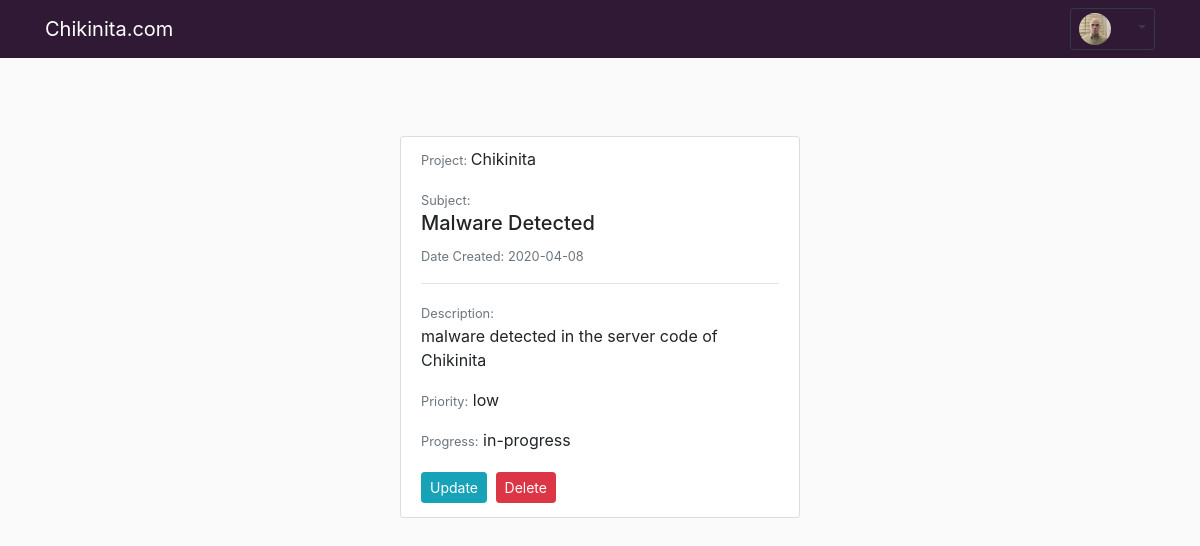
Before: /bug/1 (signed in) with the older database file.
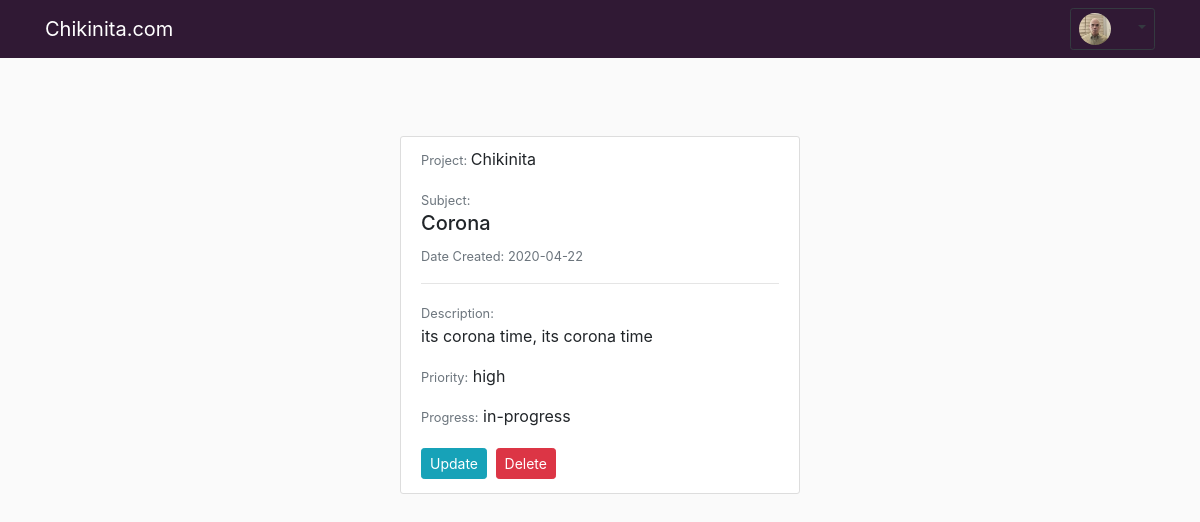
After: the same page with the newer database file.
### app/models.py (models this page shows, shortened)
class User(UserMixin, db.Model):
    id = db.Column(db.Integer, primary_key=True)
    username = db.Column(db.String(64), index=True, unique=True)
    email = db.Column(db.String(120), index=True, unique=True)
    image_file = db.Column(db.String(20), nullable=False, default='default.png')
    password_hash = db.Column(db.String(128))
    trackers = db.relationship('Tracker', backref='author', lazy='dynamic')
    last_seen = db.Column(db.DateTime, nullable=True, default=datetime.utcnow)
    def __repr__(self):
        return f"User('{self.username}', '{self.email}', '{self.image_file}, '{self.last_seen}')"

class Tracker(db.Model):
    id = db.Column(db.Integer, primary_key=True)
    project = db.Column(db.String(60), nullable=False)
    subject = db.Column(db.String(140), nullable=False)
    content = db.Column(db.String(300), nullable=False)
    priority = db.Column(db.String(16), nullable=False)
    progress = db.Column(db.String(16), nullable=False)
    date_created = db.Column(db.DateTime, default=datetime.utcnow)
    user_id = db.Column(db.Integer, db.ForeignKey('user.id'))

### app/main/routes.py (the view)
@bp.route("/bug/<int:track_id>")
def bug(track_id):
    bug = Tracker.query.get_or_404(track_id)
    return render_template('bug.html', title=bug.subject, bug=bug)

### app/main/routes.py (called while the page is built)
@bp.before_request
def before_request():
    if current_user.is_authenticated:
        current_user.last_seen = datetime.utcnow()
        db.session.commit()

### app/models.py (called while the page is built)
@login.user_loader
def load_user(id):
    return User.query.get(int(id))

### app/templates/bug.html (shortened to what this page needs)
{% extends "base.html" %}
{% block content %}
    <article class="media content-section">
        <div class="media-body">
            <div class="article-metadata">
                <p class="article label"><small class="text-muted">Project: </small>{{ bug.project.title() }}</p>
                <small class="text-muted">Subject:</small>
                <h5 class="article-content">{{ bug.subject.title() }}</h5>
                <small class="text-muted">Date Created: {{ bug.date_created.strftime('%Y-%m-%d') }}</small><hr>
                    <p class="article-label">
                    <small class="text-muted">Description:</small><br>
                    {{ bug.content }}</p>
                    <p class="article-content">
                        <small class="text-muted">Priority:</small> {{ bug.priority }}</p>
                        <small class="text-muted">Progress:</small>  {{ bug.progress }}</p>
                </div>
                <div>
                    <a class="btn btn-info btn-sm mt-1 mb-1" href="{{ url_for('main.update_bug', track_id=bug.id) }}">Update</a>
                    <button type="button", class="btn btn-danger btn-sm m-1" data-toggle="modal" data-target="#deleteModal">Delete</button>
                </div>
    </article>
{% endblock content %}

### app/templates/base.html (shortened to what this page needs)
<!DOCTYPE html>
<html lang="en">
<head>
  <link rel="stylesheet" href="https://maxcdn.bootstrapcdn.com/bootstrap/4.4.1/css/bootstrap.min.css">
  <link href="{{ url_for('static', filename='main.css') }}" rel="stylesheet">
</head>
<body>
  <nav class="navbar navbar-expand-lg navbar-dark bg-dark_purple fixed-top">
    <div class="container">
      <a class="navbar-brand" href="{{ url_for('main.index') }}">Chikinita.com</a>
        {% if current_user.is_anonymous %}
        {% else %}
          <div class="dropdown">
            <button type="button" class="btn dropdown-toggle btn-sm btn-outline-dark" data-toggle="dropdown">
            <img class="rounded-circle small-image img-fluid"
            src="{{ url_for('static', filename='profile_pics/' + current_user.image_file) }}">
            <span class="sr-only">(current)</span></button>
          </div>
        {% endif %}
      </nav>
<div class="container">
  {% block content %}
  {% endblock %}
</div>
    </body>
    </html>

### app/static/main.css (style rules this page uses)
body { padding-top: 56px; background-color: #fafafa; margin-top: 5rem; font-size: 1em; }
.bg-dark_purple { background-color: #301934; }
.content-section { background: #ffffff; padding: 10px 20px; border: 1px solid #dddddd; border-radius: 3px; margin-bottom: 20px; margin-left: auto; margin-right: auto; width: auto; max-width: 25em; }
.small-image { height: 32px; width: 32px; margin-right: 20px; vertical-align: middle; }

Changed rows visible on the page:
changed Tracker "Chikinita": subject "Malware Detected" → "Corona"; date_created "2020-04-08" → "2020-04-22"; content "malware detected in the server code of Chikinita" → "its corona time, its corona time"; priority "low" → "high"
